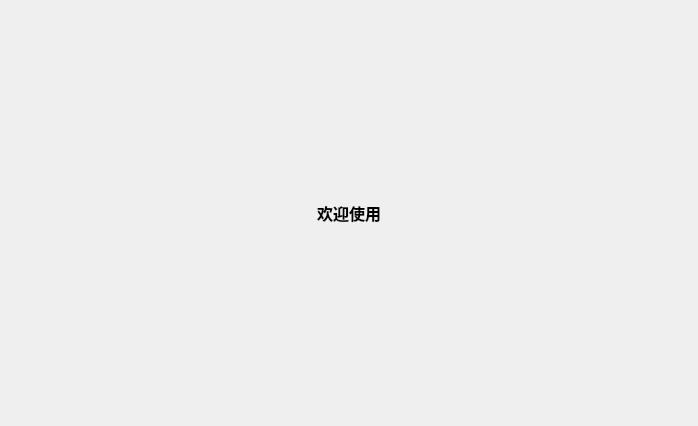
<?xml version="1.0" encoding="UTF-8"?>
<ui version="4.0">
 <class>Statusbar</class>
 <widget class="QWidget" name="Statusbar">
  <property name="geometry">
   <rect>
    <x>0</x>
    <y>0</y>
    <width>698</width>
    <height>426</height>
   </rect>
  </property>
  <property name="windowTitle">
   <string>Form</string>
  </property>
  <layout class="QGridLayout" name="gridLayout">
   <item row="0" column="0">
    <widget class="QLabel" name="label">
     <property name="minimumSize">
      <size>
       <width>0</width>
       <height>50</height>
      </size>
     </property>
     <property name="maximumSize">
      <size>
       <width>16777215</width>
       <height>50</height>
      </size>
     </property>
     <property name="font">
      <font>
       <family>微软雅黑</family>
       <pointsize>12</pointsize>
       <weight>75</weight>
       <bold>true</bold>
      </font>
     </property>
     <property name="text">
      <string>欢迎使用</string>
     </property>
     <property name="alignment">
      <set>Qt::AlignCenter</set>
     </property>
    </widget>
   </item>
  </layout>
 </widget>
 <resources/>
 <connections/>
</ui>
